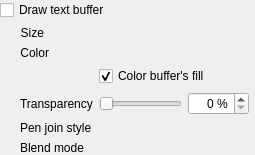
                        <widget class="QWidget" name="scrollAreaWidgetContents_3">
                         <property name="geometry">
                          <rect>
                           <x>0</x>
                           <y>0</y>
                           <width>255</width>
                           <height>150</height>
                          </rect>
                         </property>
                         <layout class="QVBoxLayout" name="verticalLayout_12">
                          <property name="leftMargin">
                           <number>0</number>
                          </property>
                          <property name="topMargin">
                           <number>0</number>
                          </property>
                          <property name="rightMargin">
                           <number>6</number>
                          </property>
                          <property name="bottomMargin">
                           <number>0</number>
                          </property>
                          <item>
                           <layout class="QGridLayout" name="gridLayout_36">
                            <item row="0" column="0">
                             <widget class="QCheckBox" name="mBufferDrawChkBx">
                              <property name="sizePolicy">
                               <sizepolicy hsizetype="Maximum" vsizetype="Fixed">
                                <horstretch>0</horstretch>
                                <verstretch>0</verstretch>
                               </sizepolicy>
                              </property>
                              <property name="text">
                               <string>Draw text buffer</string>
                              </property>
                             </widget>
                            </item>
                            <item row="0" column="1">
                             <spacer name="horizontalSpacer_13">
                              <property name="orientation">
                               <enum>Qt::Horizontal</enum>
                              </property>
                              <property name="sizeHint" stdset="0">
                               <size>
                                <width>0</width>
                                <height>20</height>
                               </size>
                              </property>
                             </spacer>
                            </item>
                            <item row="1" column="0" colspan="2">
                             <widget class="QFrame" name="mBufferFrame">
                              <layout class="QGridLayout" name="gridLayout_12">
                               <property name="leftMargin">
                                <number>20</number>
                               </property>
                               <property name="topMargin">
                                <number>0</number>
                               </property>
                               <property name="rightMargin">
                                <number>0</number>
                               </property>
                               <property name="bottomMargin">
                                <number>0</number>
                               </property>
                               <item row="3" column="1">
                                <widget class="QFrame" name="frame_5">
                                 <property name="sizePolicy">
                                  <sizepolicy hsizetype="Preferred" vsizetype="Maximum">
                                   <horstretch>0</horstretch>
                                   <verstretch>0</verstretch>
                                  </sizepolicy>
                                 </property>
                                 <layout class="QHBoxLayout" name="horizontalLayout_10">
                                  <property name="margin">
                                   <number>0</number>
                                  </property>
                                  <item>
                                   <widget class="QSlider" name="mBufferTranspSlider">
                                    <property name="enabled">
                                     <bool>true</bool>
                                    </property>
                                    <property name="sizePolicy">
                                     <sizepolicy hsizetype="Expanding" vsizetype="Fixed">
                                      <horstretch>0</horstretch>
                                      <verstretch>0</verstretch>
                                     </sizepolicy>
                                    </property>
                                    <property name="minimumSize">
                                     <size>
                                      <width>0</width>
                                      <height>0</height>
                                     </size>
                                    </property>
                                    <property name="maximumSize">
                                     <size>
                                      <width>16777215</width>
                                      <height>16777215</height>
                                     </size>
                                    </property>
                                    <property name="maximum">
                                     <number>100</number>
                                    </property>
                                    <property name="orientation">
                                     <enum>Qt::Horizontal</enum>
                                    </property>
                                   </widget>
                                  </item>
                                  <item>
                                   <widget class="QgsSpinBox" name="mBufferTranspSpinBox">
                                    <property name="enabled">
                                     <bool>true</bool>
                                    </property>
                                    <property name="alignment">
                                     <set>Qt::AlignRight|Qt::AlignTrailing|Qt::AlignVCenter</set>
                                    </property>
                                    <property name="suffix">
                                     <string> %</string>
                                    </property>
                                    <property name="maximum">
                                     <number>100</number>
                                    </property>
                                   </widget>
                                  </item>
                                 </layout>
                                </widget>
                               </item>
                               <item row="1" column="0">
                                <widget class="QLabel" name="label_32">
                                 <property name="sizePolicy">
                                  <sizepolicy hsizetype="Maximum" vsizetype="Preferred">
                                   <horstretch>0</horstretch>
                                   <verstretch>0</verstretch>
                                  </sizepolicy>
                                 </property>
                                 <property name="text">
                                  <string>Color</string>
                                 </property>
                                 <property name="alignment">
                                  <set>Qt::AlignRight|Qt::AlignTrailing|Qt::AlignVCenter</set>
                                 </property>
                                </widget>
                               </item>
                               <item row="4" column="0">
                                <widget class="QLabel" name="label_5">
                                 <property name="text">
                                  <string>Pen join style</string>
                                 </property>
                                </widget>
                               </item>
                               <item row="3" column="0">
                                <widget class="QLabel" name="mBufferTranspLabel_2">
                                 <property name="enabled">
                                  <bool>true</bool>
                                 </property>
                                 <property name="text">
                                  <string>Transparency</string>
                                 </property>
                                </widget>
                               </item>
                               <item row="5" column="0">
                                <widget class="QLabel" name="labelBufferBlend">
                                 <property name="text">
                                  <string>Blend mode</string>
                                 </property>
                                </widget>
                               </item>
                               <item row="0" column="0">
                                <widget class="QLabel" name="label_31">
                                 <property name="sizePolicy">
                                  <sizepolicy hsizetype="Maximum" vsizetype="Preferred">
                                   <horstretch>0</horstretch>
                                   <verstretch>0</verstretch>
                                  </sizepolicy>
                                 </property>
                                 <property name="text">
                                  <string>Size</string>
                                 </property>
                                 <property name="alignment">
                                  <set>Qt::AlignRight|Qt::AlignTrailing|Qt::AlignVCenter</set>
                                 </property>
                                </widget>
                               </item>
                               <item row="2" column="1">
                                <widget class="QCheckBox" name="mBufferTranspFillChbx">
                                 <property name="text">
                                  <string>Color buffer's fill</string>
                                 </property>
                                 <property name="checked">
                                  <bool>true</bool>
                                 </property>
                                </widget>
                               </item>
                              </layout>
                             </widget>
                            </item>
                           </layout>
                          </item>
                          <item>
                           <spacer name="verticalSpacer_8">
                            <property name="orientation">
                             <enum>Qt::Vertical</enum>
                            </property>
                            <property name="sizeHint" stdset="0">
                             <size>
                              <width>20</width>
                              <height>0</height>
                             </size>
                            </property>
                           </spacer>
                          </item>
                         </layout>
                        </widget>
